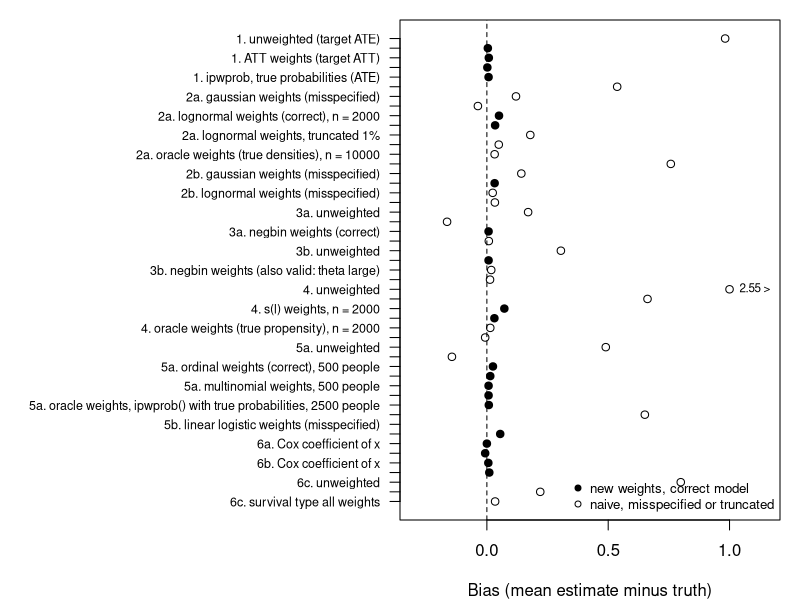

Recreate this plot in R.
## ---- chunk 1
knitr::opts_chunk$set(collapse = TRUE, comment = "#>", fig.width = 7, out.width = "100%")
res <- read.csv("simulation-results.csv", check.names = FALSE)
se <- read.csv("simulation-se.csv", check.names = FALSE)
show <- function(prefix) {
  tab <- res[startsWith(res$scenario, prefix), c("method", "truth", "mean", "bias", "emp.sd", "rmse", "reps")]
  knitr::kable(tab, row.names = FALSE, digits = 3,
               col.names = c("Method", "Truth", "Mean estimate", "Bias", "Empirical SD", "RMSE", "Replications"))
}
## ---- chunk 2
d <- res[!grepl("median", res$method), ]
d <- d[rev(seq_len(nrow(d))), ]
lab <- paste0(sub("\\..*", "", d$scenario), ". ", d$method)
good <- grepl("correct|ATE weights|ATT weights|ATO weights|ipwprob|s\\(l\\)|Cox|multinomial", d$method) &
  !grepl("misspecified", d$method)
cap <- 1
op <- par(mar = c(4, 20, 1, 1))
plot(pmin(d$bias, cap), seq_along(lab), pch = ifelse(good, 19, 1), yaxt = "n", ylab = "",
     xlab = "Bias (mean estimate minus truth)", xlim = c(-0.3, cap + 0.15))
axis(2, at = seq_along(lab), labels = lab, las = 1, cex.axis = 0.75)
abline(v = 0, lty = 2)
off <- d$bias > cap
text(rep(cap, sum(off)), which(off), sprintf("%.2f >", d$bias[off]), pos = 4, cex = 0.7)
legend("bottomright", pch = c(19, 1), bty = "n", cex = 0.8,
       legend = c("new weights, correct model", "naive, misspecified or truncated"))
par(op)
## ---- chunk 3
show("1.")
## ---- chunk 4
show("2.")
## ---- chunk 5
show("3.")
## ---- chunk 6
show("4.")
## ---- chunk 7
show("5.")
## ---- chunk 8
show("6")
## ---- chunk 9
knitr::kable(se, row.names = FALSE, digits = 3,
             col.names = c("Scenario", "Method", "Mean estimate", "Mean SE", "Empirical SD",
                           "Coverage of 95% CI", "Replications"))
